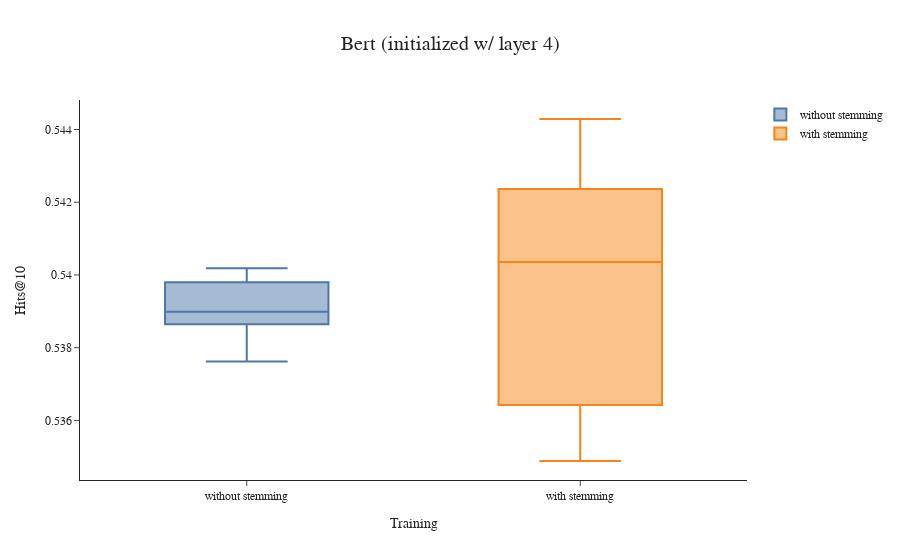

The notebook cell saved with this chart:
### Code cell
fig = make_subplots(rows=1) #subplot_titles=["Noise Level vs Adv Error ",'Noise Level vs Adv Error'])

fig.add_trace(
     go.Box( y=bert_256, boxpoints=False, name='without stemming'),
    row=1, col=1
)


fig.add_trace(
     go.Box( y=bert_256_stem, boxpoints=False, name='with stemming'),
    row=1, col=1
)

#Update xaxis properties
fig.update_xaxes(title_text="Training",  tickmode = 'linear',
        tick0 = 0.0,
        dtick = 0.1,  row=1, col=1)

# Update yaxis properties
fig.update_yaxes(title_text="Hits@10",row=1, col=1)


fig.update_layout(
    template=plotly_template,
    showlegend=True,
    title="Bert (initialized w/ layer 4)"
)
fig.show()

### Figure 1 — Plotly figure (JSON) as saved in the notebook; plotly's stock layout.template omitted (floating-point values rounded to 4 significant figures)
{"data": [{"boxpoints": false, "name": "without stemming", "type": "box", "xaxis": "x", "y": [0.539, 0.5402, 0.5397, 0.5376, 0.539], "yaxis": "y"}, {"boxpoints": false, "name": "with stemming", "type": "box", "xaxis": "x", "y": [0.5417, 0.5349, 0.5404, 0.5443, 0.5369], "yaxis": "y"}], "layout": {"showlegend": true, "title": {"text": "Bert (initialized w/ layer 4)"}, "xaxis": {"anchor": "y", "domain": [0, 1], "dtick": 0.1, "tick0": 0, "tickmode": "linear", "title": {"text": "Training"}}, "yaxis": {"anchor": "x", "domain": [0, 1], "title": {"text": "Hits@10"}}}}
